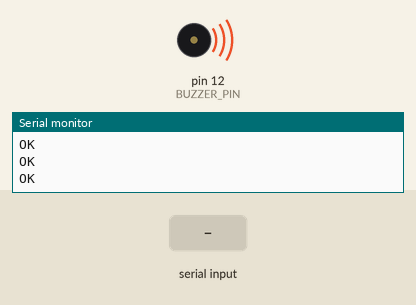
The sketch below on a simulated Arduino Uno, built with avr-gcc and run on an emulated ATmega328P. Shown: buzzer (waves = sounding, pin HIGH), the last lines printed to the serial monitor. Inputs (shaded band) come from the test bench. The modem accepts every AT command (registered, SIM ready, sends succeed) and sends nothing else.

Above: at 5.6 s.
5.7 s: "BUSY\n" received over the second serial link
At 6.9 s:
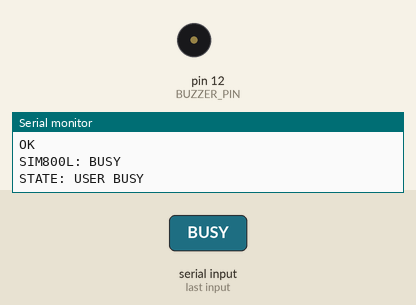
7.2 s: "call\n" received over Serial
8.7 s: "call\n" received over the second serial link
10.2 s: "RING\n" received over the second serial link
Timing chart, 0 to 12.7 s (numbered marks = the images above; inputs shaded):
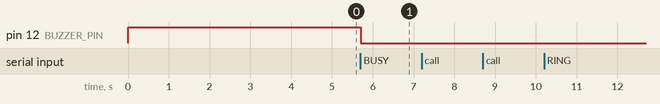

The sketch:

sketch_apr25a.ino
```cpp
#include <SoftwareSerial.h>

SoftwareSerial sim800(7, 8);
#define BUZZER_PIN 12

const char fixedNumber[] = "+8801613302520";

const char* allowedCarrierPrefixes[] = {
  "+88016",  // adjust for your home carrier
  "+88017"
};
const byte allowedCarrierPrefixCount = sizeof(allowedCarrierPrefixes) / sizeof(allowedCarrierPrefixes[0]);

enum CallState {
  IDLE,
  DIALING,
  RINGING,
  CONNECTED
};

CallState currentState = IDLE;
String gsmLine;
String incomingNumber = "";
unsigned long ringStartTime;
bool waitingReject = false;
const unsigned long REJECT_DELAY = 4000;

// Function prototypes
void buzzerOff();
void sendAT(const String &cmd);
bool isAllowedCarrier(const String &number);
String parseClipNumber(const String &clipLine);
void resetCall();
void readSerialCommand();
void dialNumber(const char *number);

void setup() {
  Serial.begin(115200);
  sim800.begin(9600);
  pinMode(BUZZER_PIN, OUTPUT);
  digitalWrite(BUZZER_PIN, HIGH);
  Serial.println("=== GSM SYSTEM ===");
  Serial.println("Commands:");
  Serial.println("call        -> dial fixed number");
  delay(2000);
  sendAT("AT");
  sendAT("ATE0");
  sendAT("AT+CLIP=1");
}

void loop() {
  readSIM800();
  readSerialCommand();
  handleReject();
}

void readSIM800() {
  while (sim800.available()) {
    char c = sim800.read();
    if (c == '\n' || c == '\r') {
      if (gsmLine.length()) {
        gsmLine.trim();
        handleEvent(gsmLine);
        gsmLine = "";
      }
    } else {
      gsmLine += c;
    }
  }
}

void readSerialCommand() {
  if (!Serial.available()) {
    return;
  }

  String cmd = Serial.readStringUntil('\n');
  cmd.trim();
  if (cmd == "call") {
    dialNumber(fixedNumber);
  }
}

void dialNumber(const char *number) {
  Serial.print("Dialing: ");
  Serial.println(number);
  sim800.print("ATD");
  sim800.print(number);
  sim800.println(";");
  currentState = DIALING;
}

void handleEvent(const String &line) {
  Serial.print("SIM800L: ");
  Serial.println(line);

  if (line.indexOf("RING") >= 0) {
    if (currentState != RINGING) {
      currentState = RINGING;
      Serial.println("STATE: INCOMING CALL");
      ringStartTime = millis();
      waitingReject = true;  // default to reject, override if allowed carrier
    }
  }

  if (line.indexOf("+CLIP:") >= 0) {
    incomingNumber = parseClipNumber(line);
    Serial.print("Caller: ");
    Serial.println(incomingNumber);
    if (incomingNumber.length() > 0 && isAllowedCarrier(incomingNumber)) {
      waitingReject = false;  // don't reject if same carrier
    }
  }

  if (line.indexOf("CONNECT") >= 0) {
    currentState = CONNECTED;
    waitingReject = false;
    Serial.println("STATE: CALL CONNECTED");
  }

  if (line.indexOf("BUSY") >= 0) {
    Serial.println("STATE: USER BUSY");
    digitalWrite(BUZZER_PIN, LOW);
    resetCall();
  }

  if (line.indexOf("NO ANSWER") >= 0) {
    Serial.println("STATE: NOT ANSWERED");
    resetCall();
  }

  if (line.indexOf("NO CARRIER") >= 0) {
    if (currentState == CONNECTED) {
      Serial.println("STATE: CALL ENDED (AFTER CONNECT)");
    } else {
      Serial.println("STATE: CALL FAILED / REJECTED");
    }
    buzzerOff();
    resetCall();
  }
}

void handleReject() {
  if (currentState != RINGING || !waitingReject) {
    return;
  }

  if (millis() - ringStartTime >= REJECT_DELAY) {
    Serial.println("Rejecting incoming call...");
    sim800.println("ATH");
    buzzerOff();
    waitingReject = false;
  }
}

void resetCall() {
  currentState = IDLE;
  waitingReject = false;
  incomingNumber = "";
}

bool isAllowedCarrier(const String &number) {
  for (byte i = 0; i < allowedCarrierPrefixCount; i++) {
    if (number.startsWith(allowedCarrierPrefixes[i])) {
      return true;
    }
  }
  return false;
}

String parseClipNumber(const String &clipLine) {
  int firstQuote = clipLine.indexOf('"');
  int secondQuote = clipLine.indexOf('"', firstQuote + 1);
  if (firstQuote >= 0 && secondQuote > firstQuote) {
    return clipLine.substring(firstQuote + 1, secondQuote);
  }
  String result = "";
  for (unsigned int i = 0; i < clipLine.length(); i++) {
    char c = clipLine.charAt(i);
    if (c == '+' || isDigit(c)) {
      result += c;
    }
  }
  return result;
}

void buzzerOff() {
  digitalWrite(BUZZER_PIN, LOW);
}

void sendAT(const String &cmd) {
  sim800.println(cmd);
  delay(800);
  while (sim800.available()) {
    Serial.write(sim800.read());
  }
}
```

Measured:
- after the input at 5.7 s, pin 12 (BUZZER_PIN): HIGH → LOW at once
